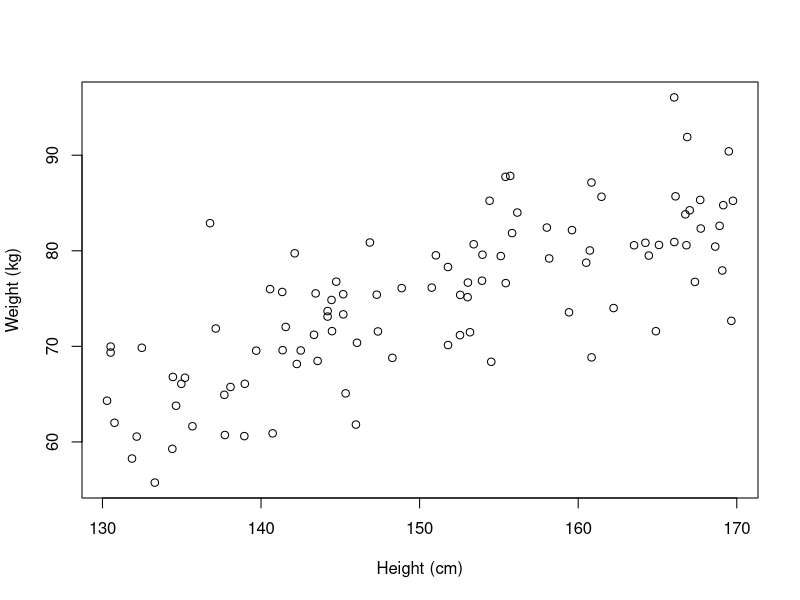

Write R code to recreate this figure.
## ---- chunk 1
knitr::opts_chunk$set(echo = TRUE)
## ---- chunk 2
beta_0 <- 0
beta_1 <- 0.5
sigma <- 5
n_individuals <- 100

H <- runif(n_individuals, 130, 170) # Why a uniform distribution? remember H is our predictor variable! we are sampling numbers in the interval of heights for human adults, but we don't want any particular value to be more probable in this interval.

#According to our linear model:
mu <- beta_0 + beta_1 * H
# The response variable W is therefore distributed as a normal random variable with mean = mu and sigma = sigma
W <- rnorm(n_individuals, mu, sigma)

# If we plot our synthetic data: 
plot(W ~ H, xlab = "Height (cm)", ylab = "Weight (kg)")

## ---- chunk 3
humans <- data.frame(Weight = W, Height = H)
sim_model <- lm(W ~ H) 
coef(sim_model)
